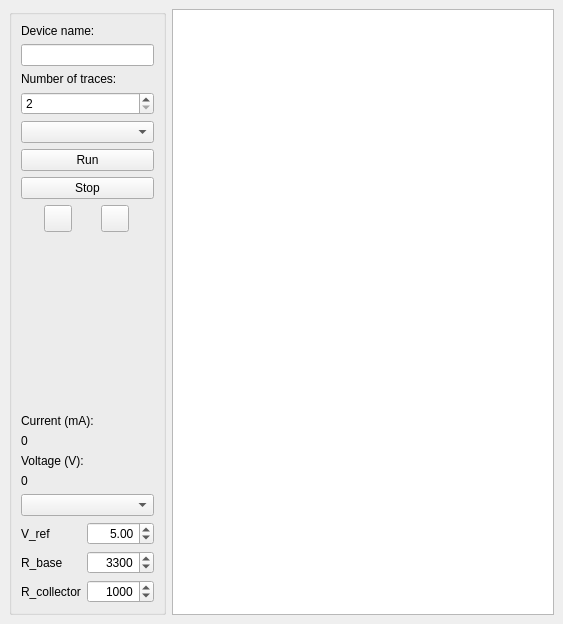
<?xml version="1.0" encoding="UTF-8"?>
<ui version="4.0">
 <class>MainWindow</class>
 <widget class="QMainWindow" name="MainWindow">
  <property name="geometry">
   <rect>
    <x>0</x>
    <y>0</y>
    <width>563</width>
    <height>624</height>
   </rect>
  </property>
  <property name="windowTitle">
   <string>Rodriquez</string>
  </property>
  <property name="windowIcon">
   <iconset resource="../Rodriguez.qrc">
    <normaloff>:/icons/icons/Rodriguez.png</normaloff>:/icons/icons/Rodriguez.png</iconset>
  </property>
  <property name="animated">
   <bool>false</bool>
  </property>
  <widget class="QWidget" name="centralWidget">
   <layout class="QHBoxLayout" name="horizontalLayout_3">
    <item>
     <layout class="QHBoxLayout" name="horizontalLayout">
      <property name="sizeConstraint">
       <enum>QLayout::SetNoConstraint</enum>
      </property>
      <item>
       <widget class="QGroupBox" name="groupBoxControls">
        <property name="sizePolicy">
         <sizepolicy hsizetype="Minimum" vsizetype="Minimum">
          <horstretch>0</horstretch>
          <verstretch>0</verstretch>
         </sizepolicy>
        </property>
        <property name="minimumSize">
         <size>
          <width>0</width>
          <height>0</height>
         </size>
        </property>
        <property name="title">
         <string/>
        </property>
        <property name="alignment">
         <set>Qt::AlignLeading|Qt::AlignLeft|Qt::AlignTop</set>
        </property>
        <layout class="QVBoxLayout" name="verticalLayout">
         <item>
          <widget class="QLabel" name="label">
           <property name="sizePolicy">
            <sizepolicy hsizetype="Minimum" vsizetype="Preferred">
             <horstretch>0</horstretch>
             <verstretch>0</verstretch>
            </sizepolicy>
           </property>
           <property name="text">
            <string>&lt;html&gt;&lt;head/&gt;&lt;body&gt;&lt;p&gt;Device name:&lt;/p&gt;&lt;/body&gt;&lt;/html&gt;</string>
           </property>
          </widget>
         </item>
         <item>
          <widget class="QLineEdit" name="lineEditDeviceName">
           <property name="sizePolicy">
            <sizepolicy hsizetype="Preferred" vsizetype="Fixed">
             <horstretch>0</horstretch>
             <verstretch>0</verstretch>
            </sizepolicy>
           </property>
          </widget>
         </item>
         <item>
          <widget class="QLabel" name="label_3">
           <property name="sizePolicy">
            <sizepolicy hsizetype="Minimum" vsizetype="Preferred">
             <horstretch>0</horstretch>
             <verstretch>0</verstretch>
            </sizepolicy>
           </property>
           <property name="text">
            <string>Number of traces:</string>
           </property>
          </widget>
         </item>
         <item>
          <widget class="QSpinBox" name="spinBoxTraceCount">
           <property name="minimum">
            <number>2</number>
           </property>
           <property name="maximum">
            <number>20</number>
           </property>
          </widget>
         </item>
         <item>
          <widget class="QComboBox" name="comboBox_DeviceType">
           <property name="sizePolicy">
            <sizepolicy hsizetype="Minimum" vsizetype="Fixed">
             <horstretch>0</horstretch>
             <verstretch>0</verstretch>
            </sizepolicy>
           </property>
          </widget>
         </item>
         <item>
          <widget class="QPushButton" name="pushButtonRun">
           <property name="text">
            <string>Run</string>
           </property>
          </widget>
         </item>
         <item>
          <widget class="QPushButton" name="pushButtonStop">
           <property name="text">
            <string>Stop</string>
           </property>
          </widget>
         </item>
         <item>
          <layout class="QHBoxLayout" name="horizontalLayout_2">
           <item>
            <widget class="QToolButton" name="toolButtonDarkBackground">
             <property name="text">
              <string/>
             </property>
             <property name="icon">
              <iconset resource="../Rodriguez.qrc">
               <normaloff>:/icons/forms/icons/dark.png</normaloff>:/icons/forms/icons/dark.png</iconset>
             </property>
             <property name="iconSize">
              <size>
               <width>20</width>
               <height>20</height>
              </size>
             </property>
            </widget>
           </item>
           <item>
            <widget class="QToolButton" name="toolButtonLightBackground">
             <property name="text">
              <string/>
             </property>
             <property name="icon">
              <iconset resource="../Rodriguez.qrc">
               <normaloff>:/icons/forms/icons/light.png</normaloff>:/icons/forms/icons/light.png</iconset>
             </property>
             <property name="iconSize">
              <size>
               <width>20</width>
               <height>20</height>
              </size>
             </property>
            </widget>
           </item>
          </layout>
         </item>
         <item>
          <spacer name="verticalSpacer">
           <property name="orientation">
            <enum>Qt::Vertical</enum>
           </property>
           <property name="sizeHint" stdset="0">
            <size>
             <width>20</width>
             <height>40</height>
            </size>
           </property>
          </spacer>
         </item>
         <item>
          <widget class="QLabel" name="label_4">
           <property name="text">
            <string>Current (mA):</string>
           </property>
          </widget>
         </item>
         <item>
          <widget class="QLabel" name="label_Current">
           <property name="text">
            <string>0</string>
           </property>
          </widget>
         </item>
         <item>
          <widget class="QLabel" name="label_5">
           <property name="text">
            <string>Voltage (V):</string>
           </property>
          </widget>
         </item>
         <item>
          <widget class="QLabel" name="label_Voltage">
           <property name="text">
            <string>0</string>
           </property>
          </widget>
         </item>
         <item>
          <widget class="QComboBox" name="comboBox_ComPort">
           <property name="sizePolicy">
            <sizepolicy hsizetype="Minimum" vsizetype="Fixed">
             <horstretch>0</horstretch>
             <verstretch>0</verstretch>
            </sizepolicy>
           </property>
          </widget>
         </item>
         <item>
          <layout class="QFormLayout" name="formLayout">
           <item row="0" column="0">
            <widget class="QLabel" name="label_6">
             <property name="text">
              <string>V_ref</string>
             </property>
            </widget>
           </item>
           <item row="0" column="1">
            <widget class="QDoubleSpinBox" name="doubleSpinBox_V_ref">
             <property name="alignment">
              <set>Qt::AlignRight|Qt::AlignTrailing|Qt::AlignVCenter</set>
             </property>
             <property name="minimum">
              <double>1.000000000000000</double>
             </property>
             <property name="maximum">
              <double>10.000000000000000</double>
             </property>
             <property name="singleStep">
              <double>0.010000000000000</double>
             </property>
             <property name="value">
              <double>5.000000000000000</double>
             </property>
            </widget>
           </item>
           <item row="1" column="0">
            <widget class="QLabel" name="label_7">
             <property name="text">
              <string>R_base</string>
             </property>
            </widget>
           </item>
           <item row="2" column="0">
            <widget class="QLabel" name="label_8">
             <property name="text">
              <string>R_collector</string>
             </property>
            </widget>
           </item>
           <item row="1" column="1">
            <widget class="QSpinBox" name="spinBox_R_base">
             <property name="alignment">
              <set>Qt::AlignRight|Qt::AlignTrailing|Qt::AlignVCenter</set>
             </property>
             <property name="minimum">
              <number>100</number>
             </property>
             <property name="maximum">
              <number>100000</number>
             </property>
             <property name="value">
              <number>3300</number>
             </property>
            </widget>
           </item>
           <item row="2" column="1">
            <widget class="QSpinBox" name="spinBox_R_collector">
             <property name="alignment">
              <set>Qt::AlignRight|Qt::AlignTrailing|Qt::AlignVCenter</set>
             </property>
             <property name="minimum">
              <number>100</number>
             </property>
             <property name="maximum">
              <number>100000</number>
             </property>
             <property name="value">
              <number>1000</number>
             </property>
            </widget>
           </item>
          </layout>
         </item>
        </layout>
       </widget>
      </item>
      <item>
       <widget class="PlotWidget" name="plotterView"/>
      </item>
     </layout>
    </item>
   </layout>
  </widget>
 </widget>
 <customwidgets>
  <customwidget>
   <class>PlotWidget</class>
   <extends>QGraphicsView</extends>
   <header>pyqtgraph</header>
  </customwidget>
 </customwidgets>
 <resources>
  <include location="../Rodriguez.qrc"/>
 </resources>
 <connections/>
</ui>
